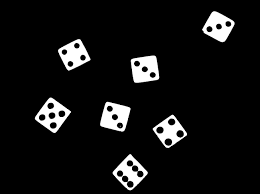
#> input picture images.png, 260 x 194 px
$ python holeFilling.py
#> lines starting #> are read from the running program, lines starting #| are printed output that depends on the picture; after the words box and inside, x2 and y2 are one past the last pixel; in counts of white or black regions, pixels touching at a corner belong together
# -*- coding: utf-8 -*-
"""
Created on Sat Mar 23 17:42:25 2019

@author: h2r
"""

import cv2
import numpy as np

def main():

    img= cv2.imread('images.png',0)
#> img is the input picture: shape (194, 260); min 0, max 255, mean 19.2
    ret, bimg = cv2.threshold(img, 0, 255, cv2.THRESH_BINARY)
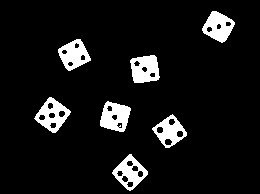
#> bimg: shape (194, 260); 8.4% white; 7 white regions, largest, box (x1, y1, x2, y2) and area: (100, 101, 131, 132) 641, (34, 97, 71, 133) 625, (130, 55, 160, 83) 623
    cv2.imshow("org",bimg)


    #1. Form a mask of image,invert the image========================================
    mask=~bimg
    #cv2.imshow("mask",mask)

    #2.form masker of image=========================================================
    bw = 1  #width of border required
    temp = 255*np.ones(bimg.shape[:2], dtype = "uint8")
    temp = cv2.rectangle(temp, (bw,bw),(bimg.shape[1]-bw,bimg.shape[0]-bw), 0, -1)
    marker = cv2.bitwise_and(mask,temp)
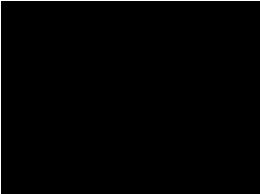
#> marker: shape (194, 260); 0.9% white in thin lines or dots

    #cv2.imshow("marker",marker)


    #3. Perform the morphological reconstruction==================================
    kernel=cv2.getStructuringElement(cv2.MORPH_RECT,(3,3))

    res=cv2.dilate(marker,kernel, iterations=1)
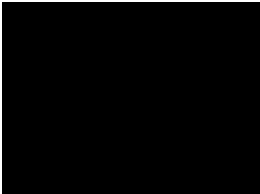
#> res: shape (194, 260); 1.8% white; 1 white region, box (x1, y1, x2, y2) and area: (0, 0, 260, 194) 904
    res=cv2.min(res,mask)
    #cv2.imshow("res",res)
    res_old=temp
    while not np.array_equal(res,res_old):
        res_old=res
        res=cv2.min(cv2.dilate(res_old, kernel,iterations=1),mask)
#> this loop made 193 passes
#> pass 1, in main, `res=cv2.min(cv2.dilate(res_old, kernel,iterations=1),mask)`:
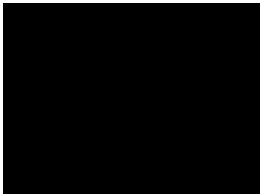
#> res: shape (194, 260); 2.7% white; 1 white region, box (x1, y1, x2, y2) and area: (0, 0, 260, 194) 1353
#> pass 2, in main, `res=cv2.min(cv2.dilate(res_old, kernel,iterations=1),mask)`:
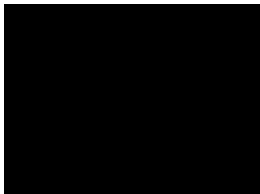
#> res: shape (194, 260); 3.6% white; 1 white region, box (x1, y1, x2, y2) and area: (0, 0, 260, 194) 1800
#> pass 3, in main, `res=cv2.min(cv2.dilate(res_old, kernel,iterations=1),mask)`:
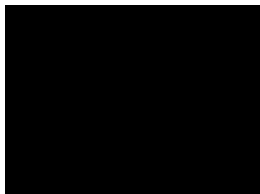
#> res: shape (194, 260); 4.5% white; 1 white region, box (x1, y1, x2, y2) and area: (0, 0, 260, 194) 2245
#> after the loop:
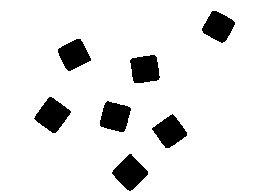
#> res_old: shape (194, 260); 90.3% white; 7 black regions, largest, box (x1, y1, x2, y2) and area: (34, 97, 71, 133) 756, (112, 154, 148, 191) 749, (100, 101, 131, 132) 698

    #4. obtain the complement
    final=~res

    cv2.imshow("final",final)
    cv2.waitKey(0)
    cv2.destroyAllWindows()

if __name__ =='__main__':
    main()
